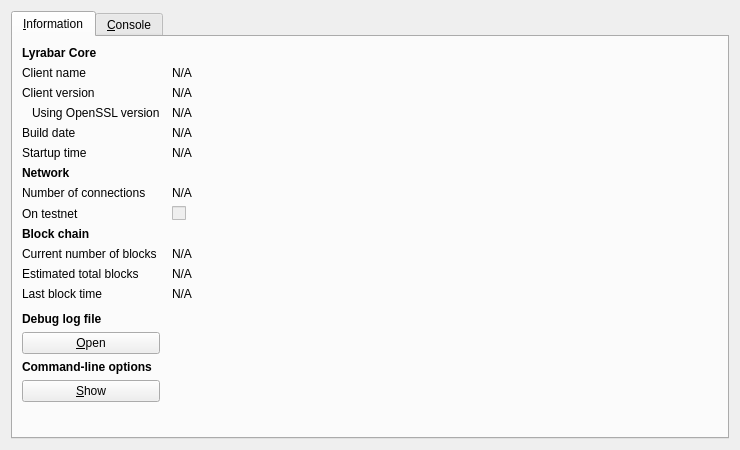
<?xml version="1.0" encoding="UTF-8"?>
<ui version="4.0">
 <class>RPCConsole</class>
 <widget class="QDialog" name="RPCConsole">
  <property name="geometry">
   <rect>
    <x>0</x>
    <y>0</y>
    <width>740</width>
    <height>450</height>
   </rect>
  </property>
  <property name="windowTitle">
   <string>Lyrabar - Debug window</string>
  </property>
  <layout class="QVBoxLayout" name="verticalLayout_2">
   <item>
    <widget class="QTabWidget" name="tabWidget">
     <property name="currentIndex">
      <number>0</number>
     </property>
     <widget class="QWidget" name="tab_info">
      <attribute name="title">
       <string>&amp;Information</string>
      </attribute>
      <layout class="QGridLayout" name="gridLayout" columnstretch="0,1">
       <property name="horizontalSpacing">
        <number>12</number>
       </property>
       <item row="0" column="0">
        <widget class="QLabel" name="label_9">
         <property name="font">
          <font>
           <weight>75</weight>
           <bold>true</bold>
          </font>
         </property>
         <property name="text">
          <string>Lyrabar Core</string>
         </property>
        </widget>
       </item>
       <item row="1" column="0">
        <widget class="QLabel" name="label_5">
         <property name="text">
          <string>Client name</string>
         </property>
        </widget>
       </item>
       <item row="1" column="1">
        <widget class="QLabel" name="clientName">
         <property name="cursor">
          <cursorShape>IBeamCursor</cursorShape>
         </property>
         <property name="text">
          <string>N/A</string>
         </property>
         <property name="textFormat">
          <enum>Qt::PlainText</enum>
         </property>
         <property name="textInteractionFlags">
          <set>Qt::LinksAccessibleByMouse|Qt::TextSelectableByKeyboard|Qt::TextSelectableByMouse</set>
         </property>
        </widget>
       </item>
       <item row="2" column="0">
        <widget class="QLabel" name="label_6">
         <property name="text">
          <string>Client version</string>
         </property>
        </widget>
       </item>
       <item row="2" column="1">
        <widget class="QLabel" name="clientVersion">
         <property name="cursor">
          <cursorShape>IBeamCursor</cursorShape>
         </property>
         <property name="text">
          <string>N/A</string>
         </property>
         <property name="textFormat">
          <enum>Qt::PlainText</enum>
         </property>
         <property name="textInteractionFlags">
          <set>Qt::LinksAccessibleByMouse|Qt::TextSelectableByKeyboard|Qt::TextSelectableByMouse</set>
         </property>
        </widget>
       </item>
       <item row="3" column="0">
        <widget class="QLabel" name="label_14">
         <property name="text">
          <string>Using OpenSSL version</string>
         </property>
         <property name="indent">
          <number>10</number>
         </property>
        </widget>
       </item>
       <item row="3" column="1">
        <widget class="QLabel" name="openSSLVersion">
         <property name="cursor">
          <cursorShape>IBeamCursor</cursorShape>
         </property>
         <property name="text">
          <string>N/A</string>
         </property>
         <property name="textFormat">
          <enum>Qt::PlainText</enum>
         </property>
         <property name="textInteractionFlags">
          <set>Qt::LinksAccessibleByMouse|Qt::TextSelectableByKeyboard|Qt::TextSelectableByMouse</set>
         </property>
        </widget>
       </item>
       <item row="4" column="0">
        <widget class="QLabel" name="label_12">
         <property name="text">
          <string>Build date</string>
         </property>
        </widget>
       </item>
       <item row="4" column="1">
        <widget class="QLabel" name="buildDate">
         <property name="cursor">
          <cursorShape>IBeamCursor</cursorShape>
         </property>
         <property name="text">
          <string>N/A</string>
         </property>
         <property name="textFormat">
          <enum>Qt::PlainText</enum>
         </property>
         <property name="textInteractionFlags">
          <set>Qt::LinksAccessibleByMouse|Qt::TextSelectableByKeyboard|Qt::TextSelectableByMouse</set>
         </property>
        </widget>
       </item>
       <item row="5" column="0">
        <widget class="QLabel" name="label_13">
         <property name="text">
          <string>Startup time</string>
         </property>
        </widget>
       </item>
       <item row="5" column="1">
        <widget class="QLabel" name="startupTime">
         <property name="cursor">
          <cursorShape>IBeamCursor</cursorShape>
         </property>
         <property name="text">
          <string>N/A</string>
         </property>
         <property name="textFormat">
          <enum>Qt::PlainText</enum>
         </property>
         <property name="textInteractionFlags">
          <set>Qt::LinksAccessibleByMouse|Qt::TextSelectableByKeyboard|Qt::TextSelectableByMouse</set>
         </property>
        </widget>
       </item>
       <item row="6" column="0">
        <widget class="QLabel" name="label_11">
         <property name="font">
          <font>
           <weight>75</weight>
           <bold>true</bold>
          </font>
         </property>
         <property name="text">
          <string>Network</string>
         </property>
        </widget>
       </item>
       <item row="7" column="0">
        <widget class="QLabel" name="label_7">
         <property name="text">
          <string>Number of connections</string>
         </property>
        </widget>
       </item>
       <item row="7" column="1">
        <widget class="QLabel" name="numberOfConnections">
         <property name="cursor">
          <cursorShape>IBeamCursor</cursorShape>
         </property>
         <property name="text">
          <string>N/A</string>
         </property>
         <property name="textFormat">
          <enum>Qt::PlainText</enum>
         </property>
         <property name="textInteractionFlags">
          <set>Qt::LinksAccessibleByMouse|Qt::TextSelectableByKeyboard|Qt::TextSelectableByMouse</set>
         </property>
        </widget>
       </item>
       <item row="8" column="0">
        <widget class="QLabel" name="label_8">
         <property name="text">
          <string>On testnet</string>
         </property>
        </widget>
       </item>
       <item row="8" column="1">
        <widget class="QCheckBox" name="isTestNet">
         <property name="enabled">
          <bool>false</bool>
         </property>
         <property name="text">
          <string/>
         </property>
        </widget>
       </item>
       <item row="9" column="0">
        <widget class="QLabel" name="label_10">
         <property name="font">
          <font>
           <weight>75</weight>
           <bold>true</bold>
          </font>
         </property>
         <property name="text">
          <string>Block chain</string>
         </property>
        </widget>
       </item>
       <item row="10" column="0">
        <widget class="QLabel" name="label_3">
         <property name="text">
          <string>Current number of blocks</string>
         </property>
        </widget>
       </item>
       <item row="10" column="1">
        <widget class="QLabel" name="numberOfBlocks">
         <property name="cursor">
          <cursorShape>IBeamCursor</cursorShape>
         </property>
         <property name="text">
          <string>N/A</string>
         </property>
         <property name="textFormat">
          <enum>Qt::PlainText</enum>
         </property>
         <property name="textInteractionFlags">
          <set>Qt::LinksAccessibleByMouse|Qt::TextSelectableByKeyboard|Qt::TextSelectableByMouse</set>
         </property>
        </widget>
       </item>
       <item row="11" column="0">
        <widget class="QLabel" name="label_4">
         <property name="text">
          <string>Estimated total blocks</string>
         </property>
        </widget>
       </item>
       <item row="11" column="1">
        <widget class="QLabel" name="totalBlocks">
         <property name="cursor">
          <cursorShape>IBeamCursor</cursorShape>
         </property>
         <property name="text">
          <string>N/A</string>
         </property>
         <property name="textFormat">
          <enum>Qt::PlainText</enum>
         </property>
         <property name="textInteractionFlags">
          <set>Qt::LinksAccessibleByMouse|Qt::TextSelectableByKeyboard|Qt::TextSelectableByMouse</set>
         </property>
        </widget>
       </item>
       <item row="12" column="0">
        <widget class="QLabel" name="label_2">
         <property name="text">
          <string>Last block time</string>
         </property>
        </widget>
       </item>
       <item row="12" column="1">
        <widget class="QLabel" name="lastBlockTime">
         <property name="cursor">
          <cursorShape>IBeamCursor</cursorShape>
         </property>
         <property name="text">
          <string>N/A</string>
         </property>
         <property name="textFormat">
          <enum>Qt::PlainText</enum>
         </property>
         <property name="textInteractionFlags">
          <set>Qt::LinksAccessibleByMouse|Qt::TextSelectableByKeyboard|Qt::TextSelectableByMouse</set>
         </property>
        </widget>
       </item>
       <item row="13" column="0">
        <spacer name="verticalSpacer_2">
         <property name="orientation">
          <enum>Qt::Vertical</enum>
         </property>
         <property name="sizeHint" stdset="0">
          <size>
           <width>20</width>
           <height>20</height>
          </size>
         </property>
        </spacer>
       </item>
       <item row="14" column="0">
        <widget class="QLabel" name="labelDebugLogfile">
         <property name="font">
          <font>
           <weight>75</weight>
           <bold>true</bold>
          </font>
         </property>
         <property name="text">
          <string>Debug log file</string>
         </property>
        </widget>
       </item>
       <item row="15" column="0">
        <widget class="QPushButton" name="openDebugLogfileButton">
         <property name="toolTip">
          <string>Open the Lyrabar debug log file from the current data directory. This can take a few seconds for large log files.</string>
         </property>
         <property name="text">
          <string>&amp;Open</string>
         </property>
         <property name="autoDefault">
          <bool>false</bool>
         </property>
        </widget>
       </item>
       <item row="16" column="0">
        <widget class="QLabel" name="labelCLOptions">
         <property name="font">
          <font>
           <weight>75</weight>
           <bold>true</bold>
          </font>
         </property>
         <property name="text">
          <string>Command-line options</string>
         </property>
        </widget>
       </item>
       <item row="17" column="0">
        <widget class="QPushButton" name="showCLOptionsButton">
         <property name="toolTip">
          <string>Show the Lyrabar-Qt help message to get a list with possible Lyrabar command-line options.</string>
         </property>
         <property name="text">
          <string>&amp;Show</string>
         </property>
         <property name="autoDefault">
          <bool>false</bool>
         </property>
        </widget>
       </item>
       <item row="18" column="0">
        <spacer name="verticalSpacer">
         <property name="orientation">
          <enum>Qt::Vertical</enum>
         </property>
         <property name="sizeHint" stdset="0">
          <size>
           <width>20</width>
           <height>40</height>
          </size>
         </property>
        </spacer>
       </item>
      </layout>
     </widget>
     <widget class="QWidget" name="tab_console">
      <attribute name="title">
       <string>&amp;Console</string>
      </attribute>
      <layout class="QVBoxLayout" name="verticalLayout_3">
       <property name="spacing">
        <number>3</number>
       </property>
       <item>
        <widget class="QTextEdit" name="messagesWidget">
         <property name="minimumSize">
          <size>
           <width>0</width>
           <height>100</height>
          </size>
         </property>
         <property name="readOnly">
          <bool>true</bool>
         </property>
         <property name="tabKeyNavigation" stdset="0">
          <bool>false</bool>
         </property>
         <property name="columnCount" stdset="0">
          <number>2</number>
         </property>
        </widget>
       </item>
       <item>
        <layout class="QHBoxLayout" name="horizontalLayout">
         <property name="spacing">
          <number>3</number>
         </property>
         <item>
          <widget class="QLabel" name="label">
           <property name="text">
            <string notr="true">&gt;</string>
           </property>
          </widget>
         </item>
         <item>
          <widget class="QLineEdit" name="lineEdit"/>
         </item>
         <item>
          <widget class="QPushButton" name="clearButton">
           <property name="maximumSize">
            <size>
             <width>24</width>
             <height>24</height>
            </size>
           </property>
           <property name="toolTip">
            <string>Clear console</string>
           </property>
           <property name="text">
            <string/>
           </property>
           <property name="icon">
            <iconset resource="../bitcoin.qrc">
             <normaloff>:/icons/remove</normaloff>:/icons/remove</iconset>
           </property>
           <property name="shortcut">
            <string notr="true">Ctrl+L</string>
           </property>
           <property name="autoDefault">
            <bool>false</bool>
           </property>
          </widget>
         </item>
        </layout>
       </item>
      </layout>
     </widget>
    </widget>
   </item>
  </layout>
 </widget>
 <resources>
  <include location="../bitcoin.qrc"/>
 </resources>
 <connections/>
</ui>
